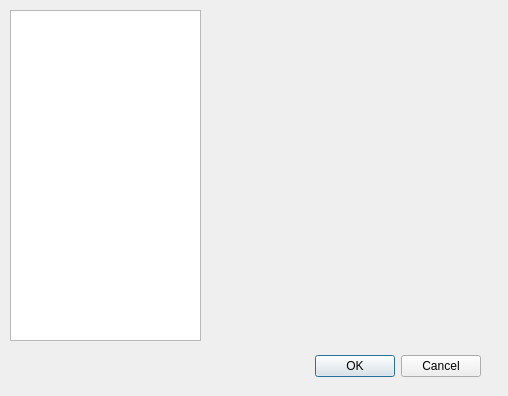
<?xml version="1.0" encoding="UTF-8"?>
<ui version="4.0">
 <class>BookmarksDialog</class>
 <widget class="QDialog" name="BookmarksDialog">
  <property name="geometry">
   <rect>
    <x>0</x>
    <y>0</y>
    <width>508</width>
    <height>396</height>
   </rect>
  </property>
  <property name="windowTitle">
   <string>Dialog</string>
  </property>
  <widget class="QDialogButtonBox" name="buttonBox">
   <property name="geometry">
    <rect>
     <x>140</x>
     <y>350</y>
     <width>341</width>
     <height>32</height>
    </rect>
   </property>
   <property name="orientation">
    <enum>Qt::Horizontal</enum>
   </property>
   <property name="standardButtons">
    <set>QDialogButtonBox::Cancel|QDialogButtonBox::Ok</set>
   </property>
  </widget>
  <widget class="QListWidget" name="bookmarksListWidget">
   <property name="geometry">
    <rect>
     <x>10</x>
     <y>10</y>
     <width>191</width>
     <height>331</height>
    </rect>
   </property>
  </widget>
 </widget>
 <resources/>
 <connections>
  <connection>
   <sender>buttonBox</sender>
   <signal>accepted()</signal>
   <receiver>BookmarksDialog</receiver>
   <slot>accept()</slot>
   <hints>
    <hint type="sourcelabel">
     <x>248</x>
     <y>254</y>
    </hint>
    <hint type="destinationlabel">
     <x>157</x>
     <y>274</y>
    </hint>
   </hints>
  </connection>
  <connection>
   <sender>buttonBox</sender>
   <signal>rejected()</signal>
   <receiver>BookmarksDialog</receiver>
   <slot>reject()</slot>
   <hints>
    <hint type="sourcelabel">
     <x>316</x>
     <y>260</y>
    </hint>
    <hint type="destinationlabel">
     <x>286</x>
     <y>274</y>
    </hint>
   </hints>
  </connection>
 </connections>
</ui>
